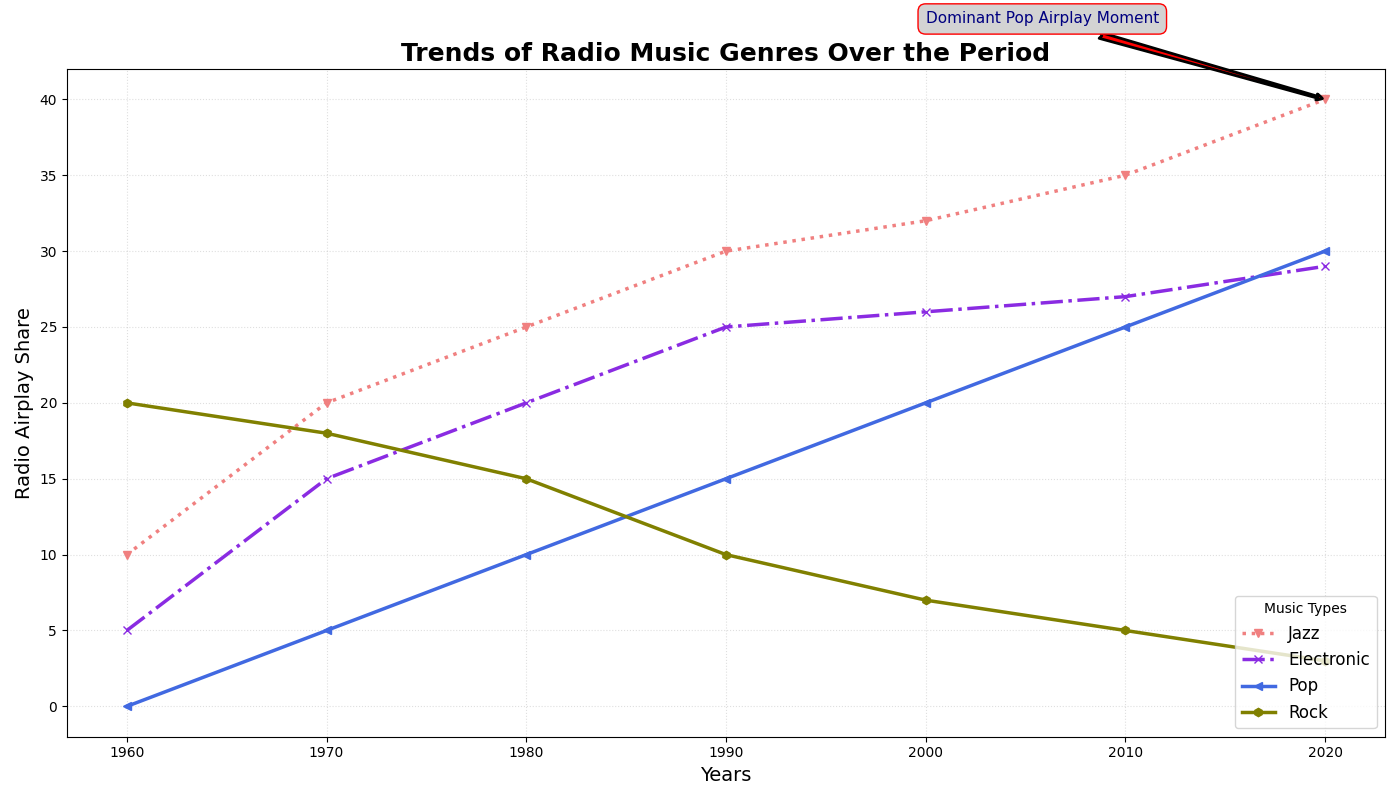

Write Python code to recreate this figure.
import matplotlib.pyplot as plt
import numpy as np

decades = np.arange(1960, 2030, 10)

pop_music = np.array([10, 20, 25, 30, 32, 35, 40])
rock_music = np.array([5, 15, 20, 25, 26, 27, 29])
electronic_music = np.array([0, 5, 10, 15, 20, 25, 30])
jazz_music = np.array([20, 18, 15, 10, 7, 5, 3])

plt.figure(figsize=(14, 8))

# Changed colors for each music genre
plt.plot(decades, pop_music, marker='v', linestyle=':', color='lightcoral', linewidth=2.5, label='Jazz')
plt.plot(decades, rock_music, marker='x', linestyle='-.', color='blueviolet', linewidth=2.5, label='Electronic')
plt.plot(decades, electronic_music, marker='<', linestyle='-', color='royalblue', linewidth=2.5, label='Pop')
plt.plot(decades, jazz_music, marker='h', linestyle='-', color='olive', linewidth=2.5, label='Rock')

plt.title('Trends of Radio Music Genres Over the Period', fontsize=18, fontweight='bold')
plt.xlabel('Years', fontsize=14)
plt.ylabel('Radio Airplay Share', fontsize=14)

plt.legend(loc='lower right', fontsize=12, title='Music Types')

plt.grid(True, linestyle=':', alpha=0.4)

highlight_year = 2020
pop_2020 = pop_music[-1]
plt.annotate('Dominant Pop Airplay Moment', 
             xy=(highlight_year, pop_2020),
             xytext=(highlight_year - 20, pop_2020 + 5),
             arrowprops=dict(facecolor='red', arrowstyle='fancy', lw=2), 
             fontsize=11, color='navy', bbox=dict(boxstyle="round,pad=0.5", edgecolor='red', facecolor='lightgrey'))

plt.tight_layout()

plt.show()
